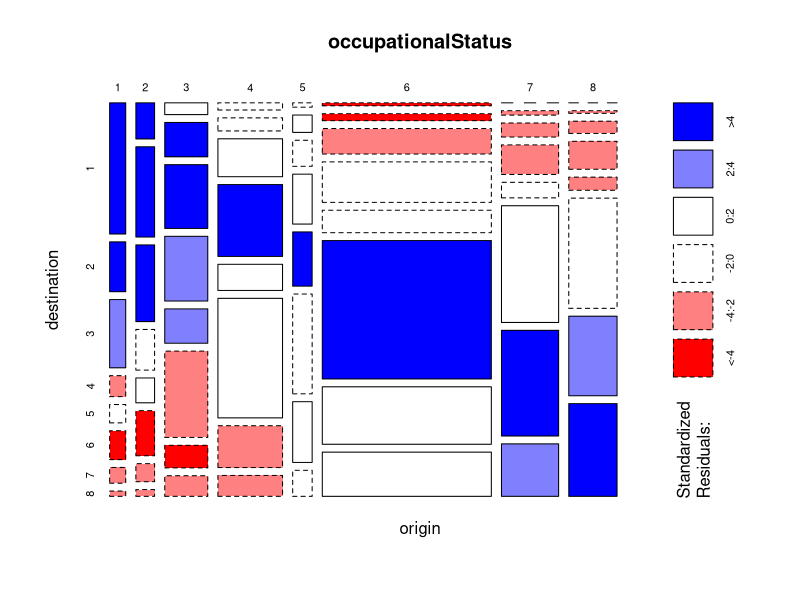
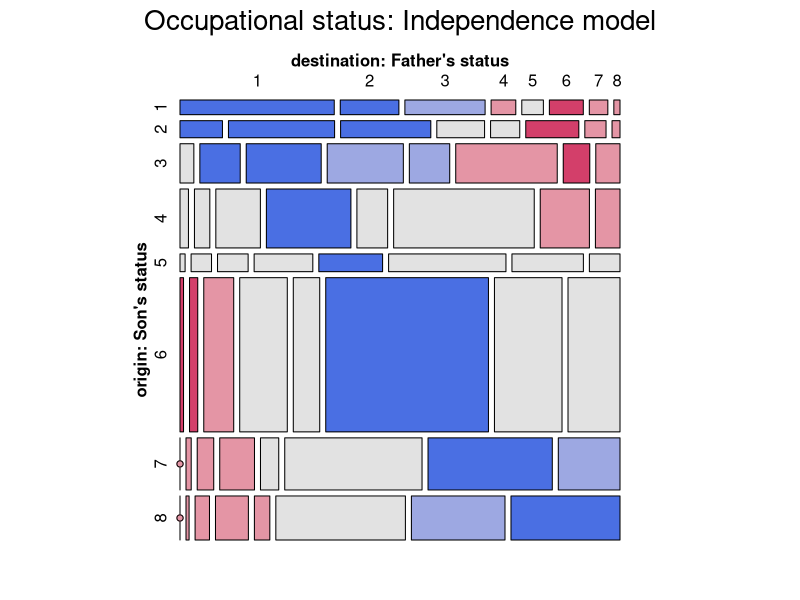
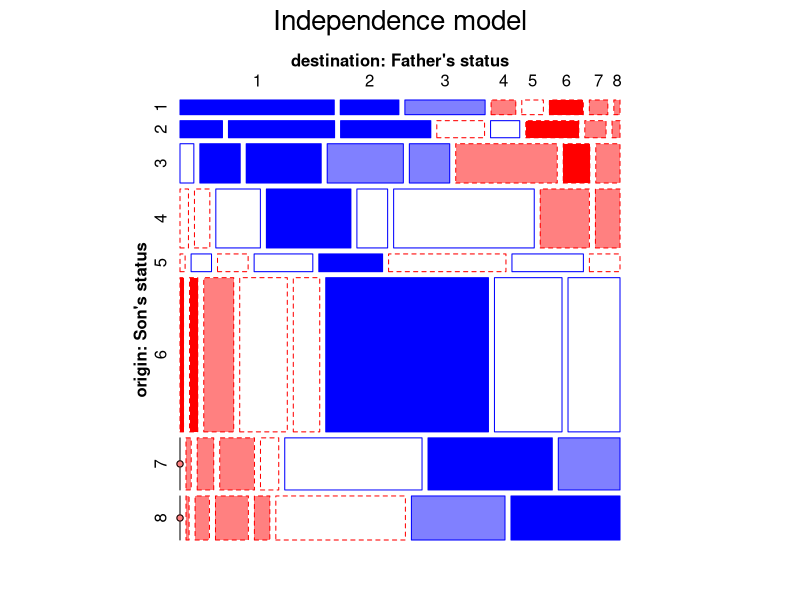

Recreate these plots in R, in order.
## ---- chunk 1
knitr::opts_chunk$set(
  collapse = TRUE,
  message = FALSE,
  warning = FALSE,
  fig.height = 6,
  fig.width = 7,
  fig.path = "fig/demo-occStatus-",
  dev = "png",
  comment = "##"
)

# save some typing
knitr::set_alias(w = "fig.width",
                 h = "fig.height",
                 cap = "fig.cap")

# colorize text
colorize <- function(x, color) {
  if (knitr::is_latex_output()) {
    sprintf("\\textcolor{%s}{%s}", color, x)
  } else if (knitr::is_html_output()) {
    sprintf("<span style='color: %s;'>%s</span>", color,
      x)
  } else x
}
## ---- chunk 2
data(occupationalStatus, package="datasets")
str(occupationalStatus)
occupationalStatus
## ---- chunk 3
library(vcdExtra)
library(gnm)
## ---- chunk 4
plot(occupationalStatus, shade=TRUE)
## ---- chunk 5
long.labels <- list(set_varnames = c(origin="origin: Son's status", 
                                     destination="destination: Father's status"))

mosaic(occupationalStatus, shade=TRUE, 
       main="Occupational status: Independence model", 
       labeling_args = long.labels, 
       legend=FALSE)
## ---- chunk 6
indep<- glm(Freq ~ origin + destination, 
            family = poisson, 
            data=occupationalStatus)

# the same mosaic, using the fitted model
mosaic(indep, 
       main="Independence model",
       labeling_args = long.labels, 
       legend=FALSE, 
       gp=shading_Friendly)

## ---- chunk 7
quasi <- gnm(Freq ~ origin + destination + Diag(origin, destination), 
             family=poisson, 
             data=occupationalStatus)
